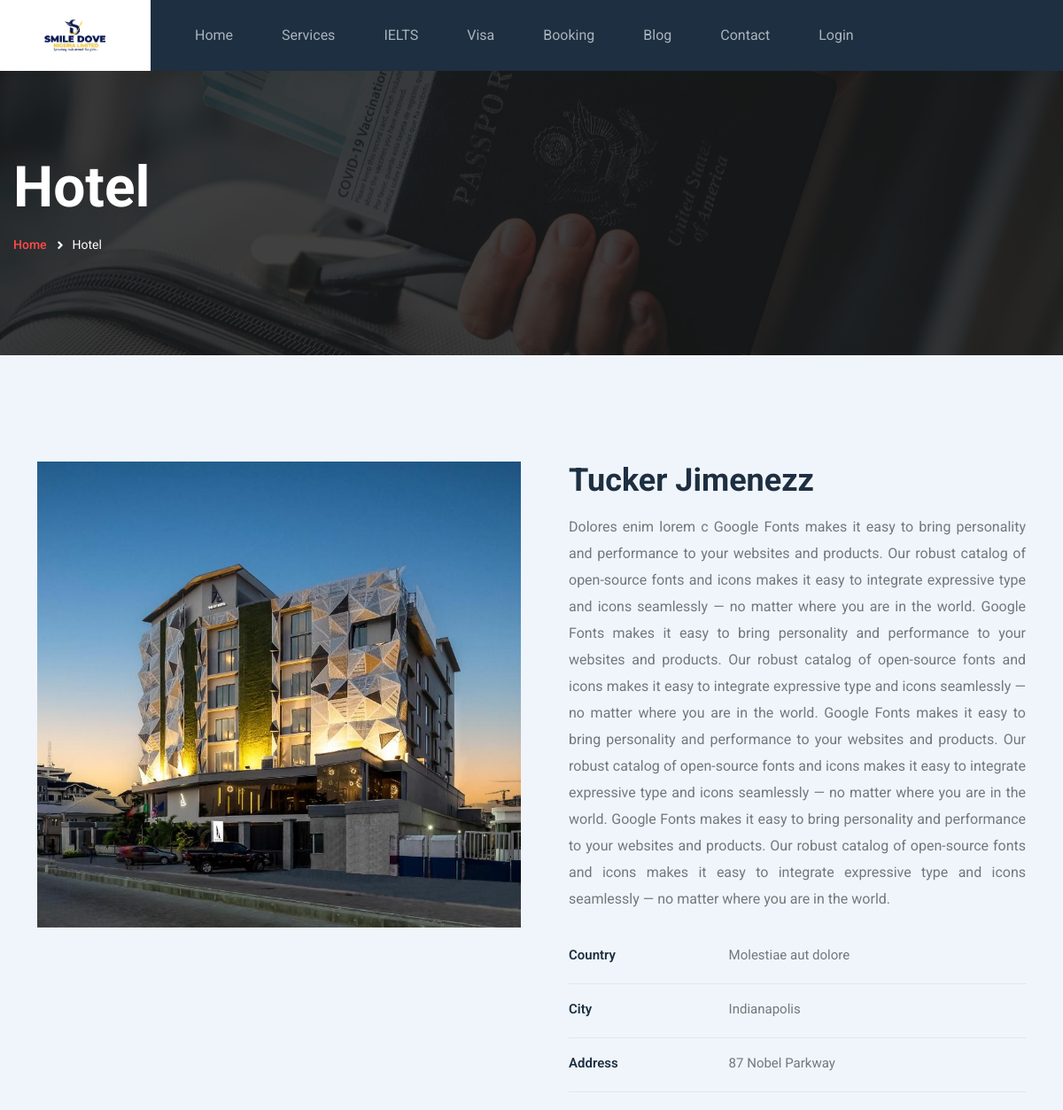
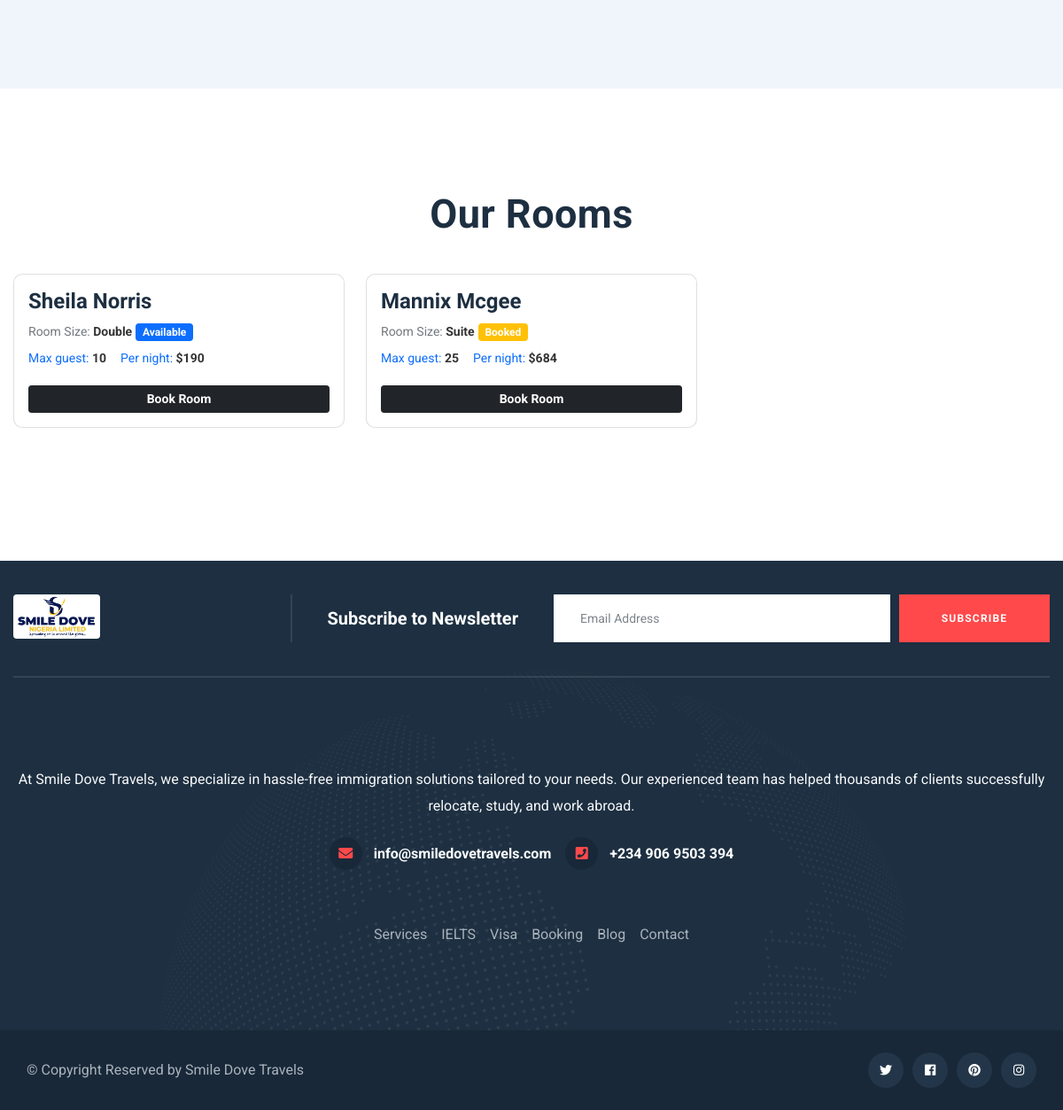
Page /hotel.php?hid=67e2b74c271ae on the committed database (2 pictures, top to bottom).
### tables this page shows
CREATE TABLE `hotels` (
  `id` int(11) NOT NULL,
  `hotelid` varchar(20) NOT NULL,
  `name` varchar(50) NOT NULL,
  `country` varchar(50) NOT NULL,
  `city` varchar(50) NOT NULL,
  `address` varchar(255) DEFAULT NULL,
  `description` longtext DEFAULT NULL,
  `image` varchar(255) NOT NULL,
  `created_at` datetime NOT NULL DEFAULT current_timestamp()
);

CREATE TABLE `hotel_rooms` (
  `id` int(11) NOT NULL,
  `hotelid` varchar(20) NOT NULL,
  `roomid` varchar(20) NOT NULL,
  `name` varchar(50) NOT NULL,
  `roomtype` varchar(20) NOT NULL,
  `max_guest` int(11) NOT NULL,
  `price` float NOT NULL,
  `available` tinyint(4) NOT NULL DEFAULT 1,
  `created_at` datetime NOT NULL DEFAULT current_timestamp()
);

### hotel.php (the view, shortened to what this page needs)
<?php
include_once "config/config.php";
$loggedIn = false;
$hid = $_GET["hid"];
$getHotel = mysqli_query($conn, "SELECT * FROM `hotels` WHERE `hotelid` = '$hid'");
$hotel = mysqli_fetch_assoc($getHotel);
?>
<!DOCTYPE html>
<html lang="en">
<head>
  <link href="css/bootstrap.min.css" rel="stylesheet" />
  <link href="css/style.css" rel="stylesheet" />
  <link href="css/responsive.css" rel="stylesheet" />
  <link href="intro/intro.css" rel="stylesheet" />
  <link rel="stylesheet" type="text/css" href="intro/rev/css/rs6.css" />
</head>
<body>
  <div class="page-wrapper">
    <?php include "partials/header.php"; ?>
    <section
      class="page-title"
      style="background-image: url(images/background/page-title.jpg)">
      <div class="auto-container">
        <div class="title-outer">
          <h1 class="title">Hotel</h1>
          <ul class="page-breadcrumb">
            <li><a href="./">Home</a></li>
            <li>Hotel</li>
          </ul>
        </div>
      </div>
    </section>
    <section class="country-details">
      <div class="container">
        <div class="row">
          <div class="col-lg-6 col-md-12">
            <div class="country-details__img">
              <img src="uploads/<?= $hotel["image"] ?>" alt="" />
            </div>
          </div>
          <div class="col-lg-6 col-md-12">
            <div class="country-content">
              <h3><?= $hotel["name"] ?></h3>
              <p style="text-align: justify;">
                <?= $hotel["description"] ?>
              </p>
              <ul class="country-details-list">
                <li>
                  <span>Country</span>
                  <span><?= $hotel["country"] ?></span>
                </li>
                <li>
                  <span>City</span>
                  <span><?= $hotel["city"] ?></span>
                </li>
                <li>
                  <span>Address</span>
                  <span><?= $hotel["address"] ?></span>
                </li>
              </ul>
            </div>
          </div>
        </div>
      </div>
    </section>
    <section class="countries-section-three">
      <div class="anim-icons">
      </div>
      <div class="outer-box">
        <div class="auto-container">
          <div class="sec-title text-center">
            <h2>Our Rooms</h2>
          </div>
          <div class="row">
            <?php
            $getRooms = mysqli_query($conn, "SELECT * FROM `hotel_rooms` WHERE `hotelid` = '$hid'");
            if (mysqli_num_rows($getRooms) > 0) {
              while ($room = mysqli_fetch_assoc($getRooms)) {
            ?>
                <div class="country-block-three col-lg-4 col-md-6 col-sm-12">
                  <div class="card" style="border-radius: 10px;">
                    <div class="card-body p-3">
                      <h4 class="mb-1"><?= $room["name"]; ?></h4>
                      <small>Room Size: <b class="fw-bold"><?= $room["roomtype"]; ?></b></small>
                      <?php
                      if ((bool)$room["available"]) {
                      ?>
                        <small class="badge bg-primary">
                          Available
                        </small>
                      <?php
                      } else {
                      ?>
                        <small class="badge bg-warning">
                          Booked
                        </small>
                      <?php
                      }
                      ?>
                      <div class="text-primary d-flex gap-3 align-items-center fw-semibold mb-3">
                        <small>Max guest: <b class="fw-bold"><?= $room["max_guest"]; ?></b></small>
                        <small>Per night: <b class="fw-bold">$<?= $room["price"]; ?></b></small>
                      </div>
                      <a href="book-room.php?rid=<?= $room["roomid"]; ?>" class="btn btn-sm btn-dark fw-bold text-center w-100">Book Room</a>
                    </div>
                  </div>
                </div>
              <?php
              }
            } else {
              ?>
            <?php
            }
            ?>
          </div>
        </div>
      </div>
    </section>
    <?php include "partials/footer.php"; ?>
  </div>
</body>
</html>

### partials/header.php (shortened to what this page needs)
<header class="main-header header-style-one" id="home">
    <div class="header-lower">
        <div class="main-box">
            <div class="logo-box">
                <div class="logo">
                    <a href="./" title=""><img
                            src="images/logo-2.png"
                            style="height: 40px"
                            alt=""
                            title="Tronis" /></a>
                </div>
            </div>
            <div class="nav-outer">
                <nav class="nav main-menu ">
                    <ul class="navigation">
                        <li class="<?= $page == "home" ? "current" : "" ?>">
                            <a href="./">Home</a>
                        </li>
                        <li class="<?= $page == "services" ? "current" : "" ?>">
                            <a href="services.php">Services</a>
                        </li>
                        <li class="<?= $page == "ielts" ? "current" : "" ?>">
                            <a href="ielts.php">IELTS</a>
                        </li>
                        <li class="<?= $page == "visa" ? "current" : "" ?>">
                            <a href="visa.php">Visa</a>
                        </li>
                        <li class="<?= $page == "booking" ? "current" : "" ?>">
                            <a href="booking.php">Booking</a>
                        </li>
                        <li class="<?= $page == "blog" ? "current" : "" ?>">
                            <a href="blog.php">Blog</a>
                        </li>
                        <li class="<?= $page == "contact" ? "current" : "" ?>"><a href="contact.php">Contact</a></li>
                        <li class="">
                            <?php if ($loggedIn): ?>
                                <a href="user">Dashboard</a>
                            <?php else: ?>
                                <a href="user/login.php">Login</a>
                            <?php endif; ?>
                        </li>
                    </ul>
                </nav>
            </div>
        </div>
    </div>
</header>

### partials/footer.php
<footer class="main-footer">
    <div class="auto-container">
        <div class="upper-box">
            <div class="logo">
                <a href="./"><img
                        src="images/logo-2.png"
                        style="height: 50px"
                        class="rounded"
                        alt="Logo"
                        title="Vizox" /></a>
            </div>
            <div class="subscribe-form">
                <h5 class="title">Subscribe to Newsletter</h5>
                <form method="post" action="https://formsubmit.co/info@smiledovetravels.com">
                    <div class="form-group">
                        <input
                            type="email"
                            name="email"
                            class="email"
                            value=""
                            placeholder="Email Address"
                            required="" />
                        <button type="button" class="theme-btn btn-style-one">
                            <span class="btn-title">Subscribe</span>
                        </button>
                    </div>
                </form>
            </div>
        </div>
    </div>
    <div class="widgets-section">
        <div class="auto-container">
            <div class="row">
                <div class="col-12">
                    <div class="">
                        <p class="text-center text-light">
                            At Smile Dove Travels, we specialize in hassle-free
                            immigration solutions tailored to your needs. Our
                            experienced team has helped thousands of clients
                            successfully relocate, study, and work abroad.
                        </p>
                    </div>
                    <div class="footer-column">
                        <div class="footer-widget about-widget">
                            <ul
                                class="contact-info d-flex justify-content-center gap-3">
                                <li>
                                    <i class="fa fa-envelope"></i>
                                    <a
                                        href="mailto:info@smiledovetravels.com"><span>info@smiledovetravels.com</span></a><br />
                                </li>
                                <li>
                                    <i class="fa fa-phone-square"></i>
                                    <a href="tel:+2349069503394">+234 906 9503 394</a><br />
                                </li>
                            </ul>
                        </div>
                    </div>
                </div>
                <div class="footer-column col-12 mb-0">
                    <div class="footer-widget links-widget">
                        <ul class="user-links d-flex justify-content-center gap-3">
                            <li><a href="services.php">Services</a></li>
                            <li><a href="ielts.php">IELTS</a></li>
                            <li><a href="visa.php">Visa</a></li>
                            <li><a href="booking.php">Booking</a></li>
                            <li><a href="blog.php">Blog</a></li>
                            <li><a href="contact.php">Contact</a></li>
                        </ul>
                    </div>
                </div>
            </div>
        </div>
    </div>
    <div class="footer-bottom">
        <div class="auto-container">
            <div class="inner-container">
                <div class="copyright-text">
                    &copy; Copyright Reserved by
                    <a href="./">Smile Dove Travels</a>
                </div>
                <ul class="social-icon-two">
                    <li>
                        <a href="#"><i class="fab fa-twitter"></i></a>
                    </li>
                    <li>
                        <a href="#"><i class="fab fa-facebook"></i></a>
                    </li>
                    <li>
                        <a href="#"><i class="fab fa-pinterest"></i></a>
                    </li>
                    <li>
                        <a href="#"><i class="fab fa-instagram"></i></a>
                    </li>
                </ul>
            </div>
        </div>
    </div>
</footer>

### css/responsive.css (style rules this page uses)
@media only screen and (max-width: 1439px) { .header-style-one .header-lower .logo-box { margin-top: 0; min-height: auto; min-width: 170px; text-align: center; } }

### rows in the picture
hotels: image (picture), name "Tucker Jimenezz", description "Dolores enim lorem c Google Fonts makes it easy to bring personality and performance to your websites and products. Our robust catalog of open-source fonts and icons makes it easy to integrate expressive type and icons seamlessly — no matter where you are in the world. Google Fonts makes it easy to bring personality and performance to your websites and products. Our robust catalog of open-source fonts and icons makes it easy to integrate expressive type and icons seamlessly — no matter where you are in the world. Google Fonts makes it easy to bring personality and performance to your websites and products. Our robust catalog of open-source fonts and icons makes it easy to integrate…", country "Molestiae aut dolore", city "Indianapolis", address "87 Nobel Parkway"
hotel_rooms: name "Sheila Norris", roomtype "Double", available "Available", max_guest "10", price "190"
hotel_rooms: name "Mannix Mcgee", roomtype "Suite", available "Booked", max_guest "25", price "684"
